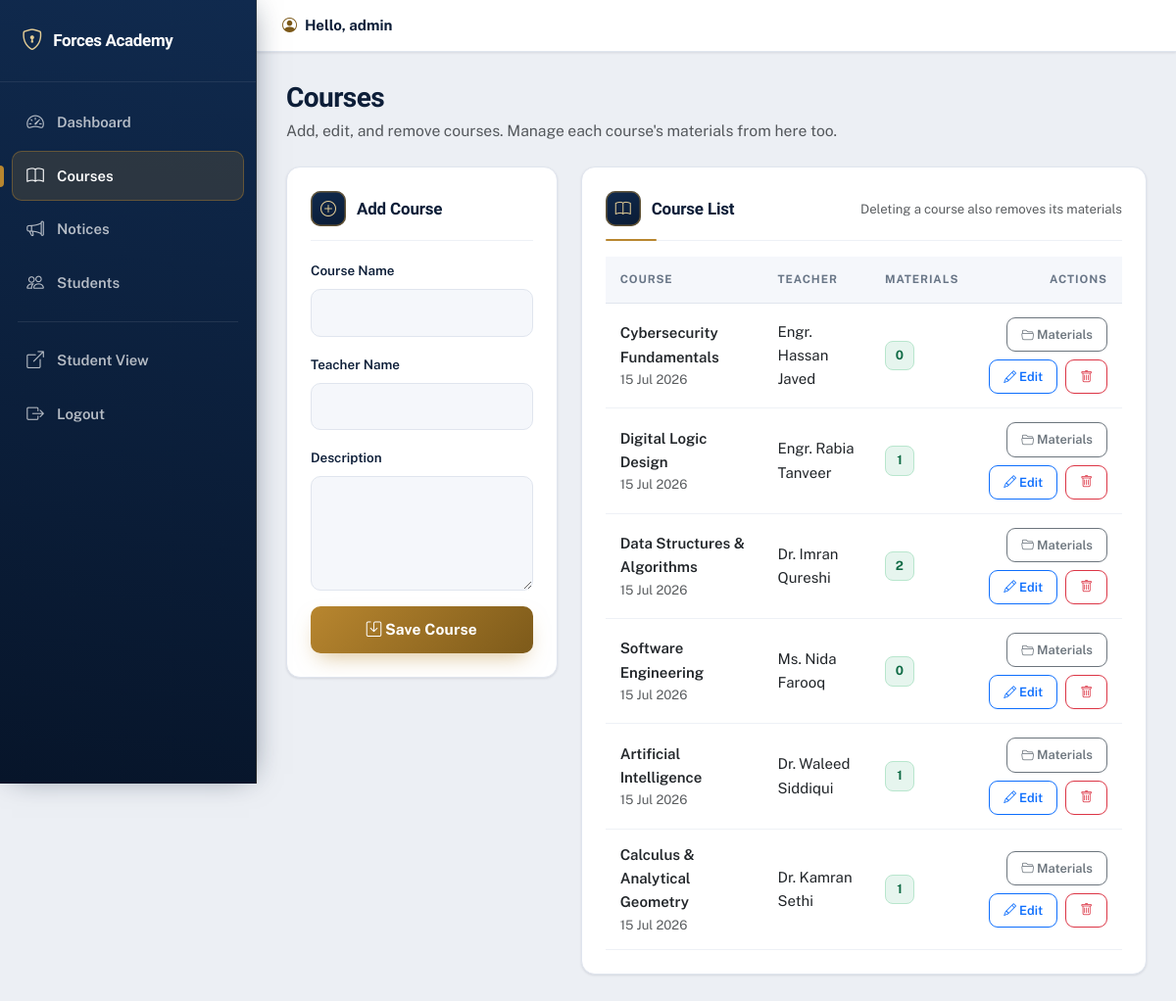
The app's page /admin_courses.php (signed in) with its own data.
### tables this page shows
CREATE TABLE IF NOT EXISTS courses (
    id            INT(11) PRIMARY KEY AUTO_INCREMENT,
    course_name   VARCHAR(100) NOT NULL,
    description   TEXT,
    teacher_name  VARCHAR(100),
    created_at    TIMESTAMP DEFAULT CURRENT_TIMESTAMP
);

### config/auth.php (called while the page is built, shortened)
<?php
function e($value)
{
    return htmlspecialchars((string)$value, ENT_QUOTES, 'UTF-8');
}

### admin_courses.php (the view, shortened to what this page needs)
<?php
require_once 'config/auth.php';
$edit = null;
$courses = mysqli_query($conn, "
    SELECT c.id, c.course_name, c.teacher_name, c.created_at, COUNT(cm.id) AS material_count
    FROM courses c
    LEFT JOIN course_materials cm ON cm.course_id = c.id
    GROUP BY c.id
    ORDER BY c.created_at DESC
");
require 'admin_partials/header.php';
?>
<div class="row g-4">
  <div class="col-xl-4">
    <div class="card p-4">
      <h5 class="form-card-title">
        <i class="bi <?php echo $edit ? 'bi-pencil-square' : 'bi-plus-circle'; ?>"></i>
        <?php echo $edit ? 'Edit Course' : 'Add Course'; ?>
      </h5>
      <form method="POST">
        <div class="mb-3">
          <label class="form-label">Course Name</label>
          <input class="form-control form-control-solid" name="course_name" value="<?php echo $edit ? e($edit['course_name']) : ''; ?>" required>
        </div>
        <div class="mb-3">
          <label class="form-label">Teacher Name</label>
          <input class="form-control form-control-solid" name="teacher_name" value="<?php echo $edit ? e($edit['teacher_name']) : ''; ?>" required>
        </div>
        <div class="mb-3">
          <label class="form-label">Description</label>
          <textarea class="form-control form-control-solid" name="description" rows="4"><?php echo $edit ? e($edit['description']) : ''; ?></textarea>
        </div>
        <button class="btn btn-auth-primary w-100" type="submit">
          <i class="bi bi-save"></i> <?php echo $edit ? 'Update Course' : 'Save Course'; ?>
        </button>
      </form>
    </div>
  </div>
  <div class="col-xl-8">
    <div class="card p-4">
      <div class="section-header mb-3">
        <h5 class="section-title mb-0"><i class="bi bi-book"></i> Course List</h5>
        <span class="text-muted small">Deleting a course also removes its materials</span>
      </div>
      <div class="table-responsive">
        <table class="table align-middle table-modern mb-0">
          <thead>
            <tr><th>Course</th><th>Teacher</th><th>Materials</th><th class="text-end">Actions</th></tr>
          </thead>
          <tbody>
          <?php if (mysqli_num_rows($courses) > 0): ?>
            <?php while ($course = mysqli_fetch_assoc($courses)): ?>
              <tr>
                <td>
                  <div class="fw-semibold"><?php echo e($course['course_name']); ?></div>
                  <div class="small text-muted"><?php echo date('d M Y', strtotime($course['created_at'])); ?></div>
                </td>
                <td><?php echo e($course['teacher_name']); ?></td>
                <td><span class="badge-count"><?php echo (int) $course['material_count']; ?></span></td>
                <td class="text-end">
                  <div class="d-inline-flex gap-2 flex-wrap justify-content-end">
                    <a class="btn btn-sm btn-outline-secondary btn-icon-view" href="admin_course_materials.php?course_id=<?php echo (int) $course['id']; ?>"><i class="bi bi-folder2-open"></i> Materials</a>
                    <a class="btn btn-sm btn-outline-primary btn-icon-edit" href="admin_courses.php?edit=<?php echo (int) $course['id']; ?>"><i class="bi bi-pencil"></i> Edit</a>
                    <a class="btn btn-sm btn-outline-danger btn-icon-danger" href="admin_courses.php?delete=<?php echo (int) $course['id']; ?>" onclick="return confirm('Delete this course and all its materials?');"><i class="bi bi-trash"></i></a>
                  </div>
                </td>
              </tr>
            <?php endwhile; ?>
          <?php else: ?>
            <tr><td colspan="4" class="text-center text-muted py-4">No courses found. Add your first course on the left.</td></tr>
          <?php endif; ?>
          </tbody>
        </table>
      </div>
    </div>
  </div>
</div>
<?php require 'admin_partials/footer.php'; ?>

### css/style.css (style rules this page uses)
:root { --ink:#0a1b34; --ink-2:#102a4e; --ink-3:#16365f; --brass:#b8862f; --brass-600:#9a6f22; --brass-700:#7d5a1a; --brass-050:#f8f0dd; --brass-100:#f0e1bf; --brass-200:#e4cd95; --brand:var(--brass); --brand-700:var(--brass-700); --brand-600:var(--brass-600); --brand-500:var(--brass); --brand-050:var(--brass-050); --brand-100:var(--brass-100); --brand-200:var(--brass-200); --blue:var(--brass);--blue-dark:var(--brass-700);--blue-light:var(--brass); --blue-50:var(--brass-050);--blue-100:var(--brass-100); --navy:var(--ink);--navy-2:var(--ink-2); --heading:#0d1e38; --ink-text:#0d1e38; --text:#33404f; --muted:#697687; --bg:#eceff4; --surface:#ffffff; --surface-2:#f5f7fb; --line:#e0e5ee; --line-2:#eef1f6; --success:#1f8a5b; --success-bg:#e6f5ee; --success-line:#b8e6cd; --danger:#c23b34; --danger-bg:#fbeceb; --danger-line:#f2c5c1; --warn-bg:#fbf2df; --warn-line:#eddaad; --warn-ink:#7d5a1a; --radius:14px; --radius-sm:10px; --radius-xs:8px; --shadow-xs:0 1px 2px rgba(10,27,52,.06); --shadow-sm:0 1px 3px rgba(10,27,52,.07),0 1px 2px rgba(10,27,52,.04); --shadow:0 12px 30px -14px rgba(10,27,52,.32),0 2px 6px rgba(10,27,52,.06); --shadow-lg:0 30px 60px -22px rgba(10,27,52,.42),0 6px 14px rgba(10,27,52,.10); --ring:0 0 0 4px rgba(184,134,47,.20); }
* { box-sizing:border-box; }
body { font-family:'Public Sans','Segoe UI',system-ui,Arial,sans-serif; margin:0;color:var(--text);font-size:15px;line-height:1.62; -webkit-font-smoothing:antialiased;text-rendering:optimizeLegibility; }
a { text-decoration:none;color:var(--brass-700);transition:color .15s; }
h1,h2,h3,h4,h5,h6 { font-family:'Bricolage Grotesque','Public Sans',system-ui,sans-serif; color:var(--heading);letter-spacing:-.01em;font-weight:800; }
.form-label { font-weight:600;font-size:.84rem;color:var(--heading);margin-bottom:7px; }
.form-group-icon .form-control, .form-control-solid, .form-select.form-control-solid, textarea.form-control-solid { border-radius:var(--radius-sm);border:1.5px solid var(--line); background:var(--surface-2);padding:12px 14px;color:var(--ink-text);font-size:.95rem; transition:border-color .15s,box-shadow .15s,background .15s; }
.form-control::placeholder,.form-control-solid::placeholder { color:#9aa5b3; }
.btn-auth-primary { background:linear-gradient(135deg,var(--brass),var(--brass-700)); color:#fff;border:none;border-radius:var(--radius-sm); padding:12px 18px;font-weight:700;letter-spacing:.01em;font-size:.97rem; box-shadow:0 10px 22px -8px rgba(184,134,47,.55); transition:transform .15s,box-shadow .15s,filter .15s; }
.dashboard-body { background:var(--bg);min-height:100vh; }
.card { border:1px solid var(--line);border-radius:var(--radius);background:var(--surface);box-shadow:var(--shadow-sm); }
.section-header { display:flex;align-items:center;justify-content:space-between;gap:12px;flex-wrap:wrap; padding-bottom:14px;margin-bottom:18px;border-bottom:1px solid var(--line-2);position:relative; }
.section-header::after { content:"";position:absolute;left:0;bottom:-1px;width:52px;height:2px;background:var(--brass);border-radius:2px; }
.section-title { color:var(--heading);font-weight:800;font-size:1.06rem;display:flex;align-items:center;gap:11px;letter-spacing:-.01em; }
.section-title i,.form-card-title i { color:var(--brass-200); background:linear-gradient(160deg,var(--ink-2),var(--ink)); width:36px;height:36px;border-radius:10px;display:inline-flex;align-items:center;justify-content:center;font-size:1rem; box-shadow:inset 0 0 0 1.5px rgba(184,134,47,.5); }
.form-card-title { color:var(--heading);font-weight:800;font-size:1.06rem;display:flex;align-items:center;gap:11px;margin-bottom:18px;padding-bottom:14px;border-bottom:1px solid var(--line-2); }
.badge-count { display:inline-flex;align-items:center;justify-content:center;min-width:30px;background:var(--success-bg);color:#0f6b45;border:1px solid var(--success-line);font-weight:700;font-size:.8rem;padding:4px 9px;border-radius:8px; }
.table-modern { margin-bottom:0; }
.table-modern thead th { border-bottom:1px solid var(--line);color:var(--muted);font-size:.72rem;text-transform:uppercase;letter-spacing:.08em;font-weight:700;background:var(--surface-2); }
.table-modern td,.table-modern th { padding:14px 15px;border-color:var(--line-2);vertical-align:middle; }
.table-modern tbody tr { transition:background .12s; }
.btn-icon-edit,.btn-icon-danger,.btn-icon-view { border-radius:9px;font-size:.8rem;padding:7px 14px;font-weight:600; }

### records on screen
courses: course_name "Cybersecurity Fundamentals", created_at "15 Jul 2026", teacher_name "Engr. Hassan Javed", material_count "0"
courses: course_name "Digital Logic Design", created_at "15 Jul 2026", teacher_name "Engr. Rabia Tanveer", material_count "1"
courses: course_name "Data Structures & Algorithms", created_at "15 Jul 2026", teacher_name "Dr. Imran Qureshi", material_count "2"
courses: course_name "Software Engineering", created_at "15 Jul 2026", teacher_name "Ms. Nida Farooq", material_count "0"
courses: course_name "Artificial Intelligence", created_at "15 Jul 2026", teacher_name "Dr. Waleed Siddiqui", material_count "1"
courses: course_name "Calculus & Analytical Geometry", created_at "15 Jul 2026", teacher_name "Dr. Kamran Sethi", material_count "1"

### other values on screen
$item[2] "Dashboard"
$item[2] "Courses"
$item[2] "Notices"
$item[2] "Students"
$admin_username "admin"
$page_title "Courses"
$page_subtitle "Add, edit, and remove courses. Manage each course's materials from here too."
